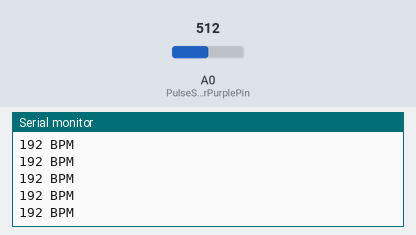
The sketch below on a simulated Arduino Uno, built with avr-gcc and run on an emulated ATmega328P. Parts: the last lines printed to the serial monitor. The inputs (shaded band) are chosen by the test bench; at power-on: A0 (PulseSensorPurplePin) = 512.

Above: at 7.2 s.
7.3 s: A0 (PulseSensorPurplePin) set to 233
At 8.4 s:
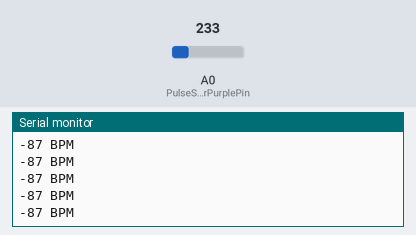
8.8 s: A0 (PulseSensorPurplePin) set to 210
At 9.4 s:
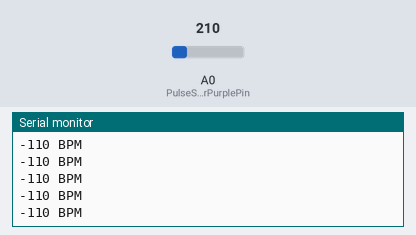
Timing chart, 0 to 11.8 s (numbered marks = the images above; inputs shaded):
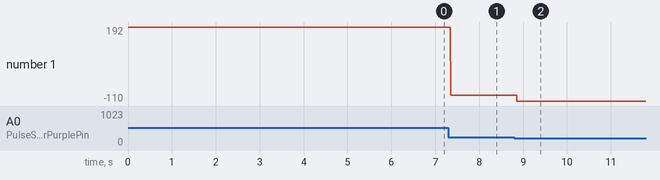

Measured:
- after the input at 7.3 s, the serial monitor: prints a new line after 0.05 s (image 1)
- after the input at 8.8 s, the serial monitor: prints a new line after 0.06 s (image 2)
- plotted number 1: 192 → -87 after the input at 7.3 s, -87 → -110 after the input at 8.8 s

The sketch:

PULSEMETER.ino
```cpp
/*
Pulse sensor project

Author: Arduinote
Date  : 06.09.2022

*/


int PulseSensorPurplePin = 0;                        // Pulse Sensor PURPLE WIRE connected to ANALOG PIN 0


int Signal;                                         // holds the incoming raw data. Signal value can range from 0-1024

int OFFSET = 320;                                   // Calibrate this value at your need to ensure Zero Value at no contact to sensor


void setup() {

   Serial.begin(9600);                               // Set's up Serial Communication at certain speed.

}


void loop() {

      Signal = analogRead(PulseSensorPurplePin);      // Read the PulseSensor's value and assign it to Signal variable

      Serial.print(Signal-OFFSET);                    //  Print the signal value minus offset
      Serial.print(" BPM");
      Serial.println(" ");

      delay(10);


}
```
